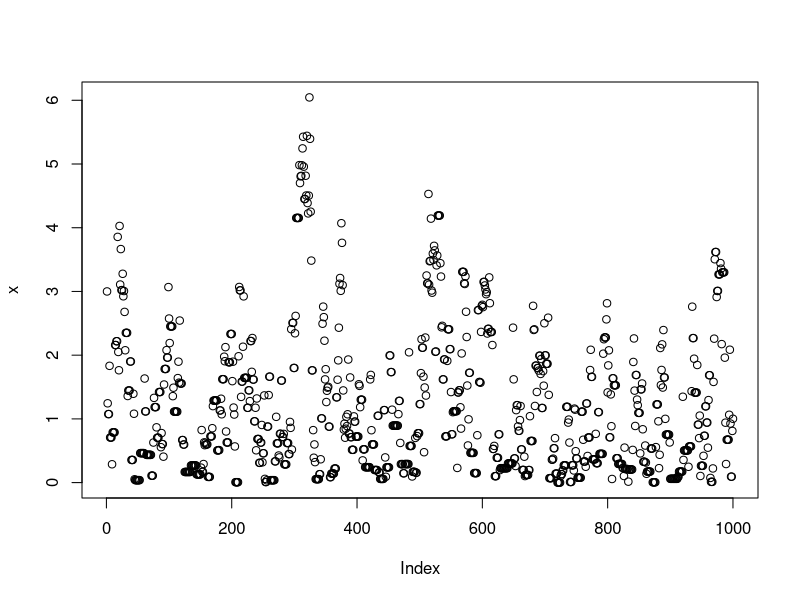
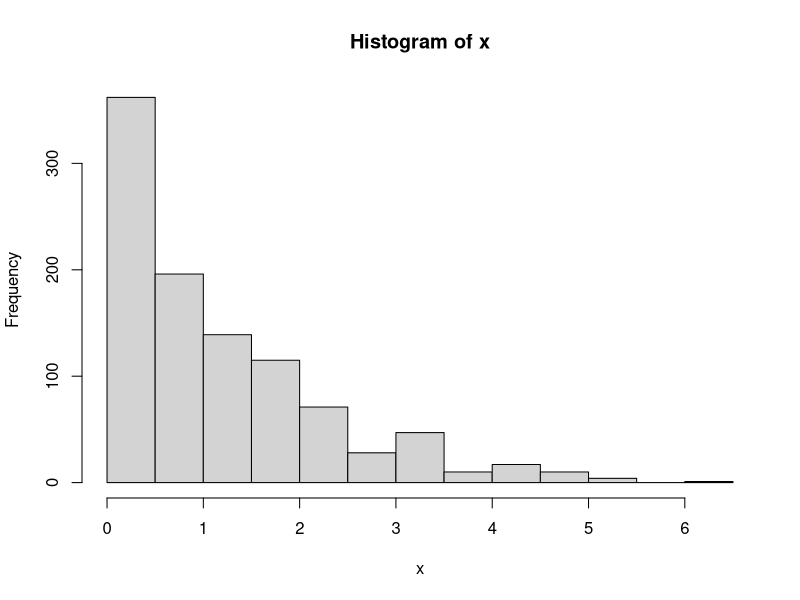
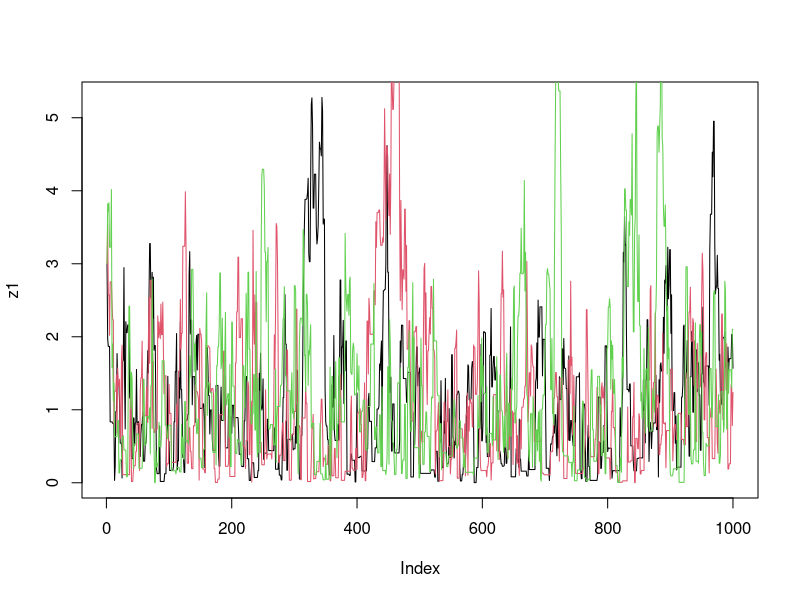
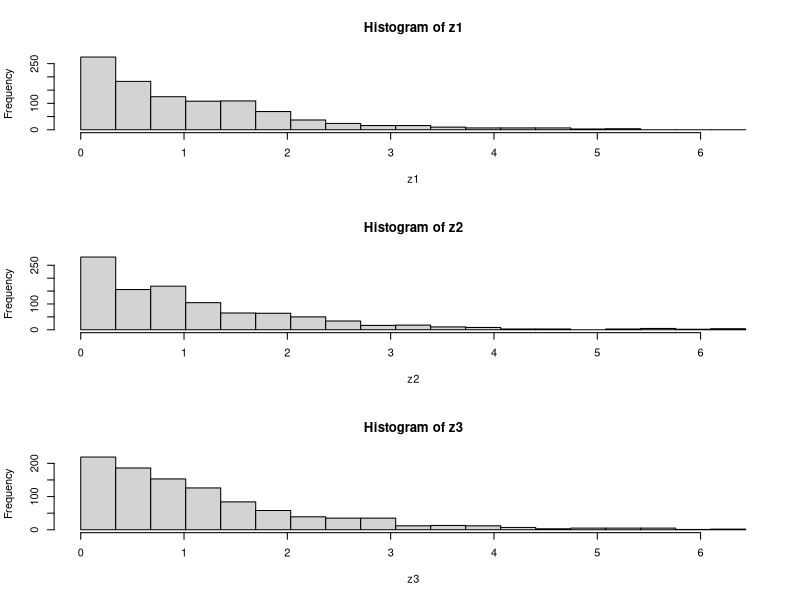
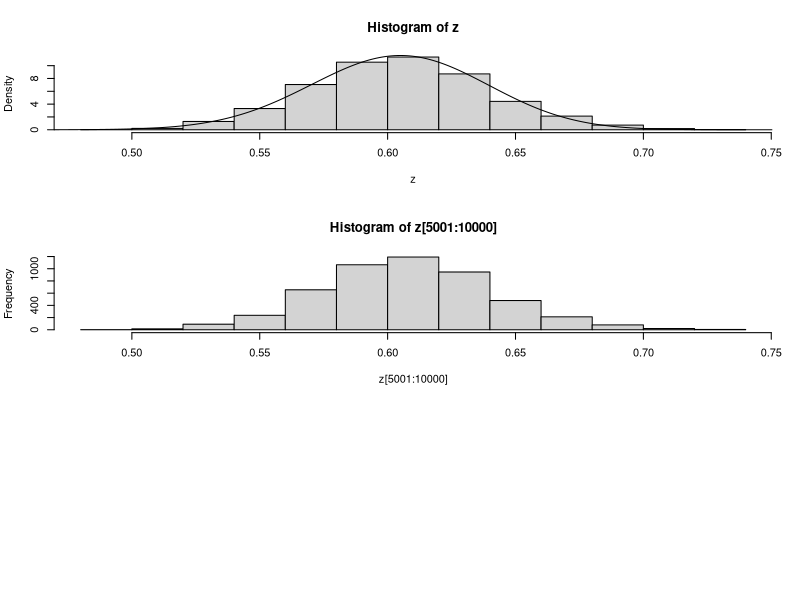

Reproduce these figures in R, in order.
## ---- chunk 1
target = function(x){
  if(x<0){
    return(0)}
  else {
    return( exp(-x))
  }
}
## ---- chunk 2
target(1)
target(-1)
## ---- chunk 3
x = rep(0,1000)
x[1] = 3     #this is just a starting value, which I've set arbitrarily to 3
for(i in 2:1000){
  currentx = x[i-1]
  proposedx = currentx + rnorm(1,mean=0,sd=1)
  A = target(proposedx)/target(currentx) 
  if(runif(1)<A){
    x[i] = proposedx       # accept move with probabily min(1,A)
  } else {
    x[i] = currentx        # otherwise "reject" move, and stay where we are
  }
}
## ---- chunk 4
plot(x) 
hist(x)
## ---- chunk 5
easyMCMC = function(niter, startval, proposalsd){
  x = rep(0,niter)
  x[1] = startval     
  for(i in 2:niter){
    currentx = x[i-1]
    proposedx = rnorm(1,mean=currentx,sd=proposalsd) 
    A = target(proposedx)/target(currentx)
    if(runif(1)<A){
      x[i] = proposedx       # accept move with probabily min(1,A)
    } else {
      x[i] = currentx        # otherwise "reject" move, and stay where we are
    }
  }
  return(x)
}
## ---- chunk 6
z1=easyMCMC(1000,3,1)
z2=easyMCMC(1000,3,1)
z3=easyMCMC(1000,3,1)

plot(z1,type="l")
lines(z2,col=2)
lines(z3,col=3)


par(mfcol=c(3,1)) #rather odd command tells R to put 3 graphs on a single page
maxz=max(c(z1,z2,z3))
hist(z1,breaks=seq(0,maxz,length=20))
hist(z2,breaks=seq(0,maxz,length=20))
hist(z3,breaks=seq(0,maxz,length=20))

## ---- chunk 7
target = function(x){
  
  return((x>0 & x <1) + (x>2 & x<3))
}
## ---- chunk 8
prior = function(p){
  if((p<0) || (p>1)){  # || here means "or"
    return(0)}
  else{
    return(1)}
}

likelihood = function(p, nAA, nAa, naa){
  return(p^(2*nAA) * (2*p*(1-p))^nAa * (1-p)^(2*naa))
}

psampler = function(nAA, nAa, naa, niter, pstartval, pproposalsd){
  p = rep(0,niter)
  p[1] = pstartval
  for(i in 2:niter){
    currentp = p[i-1]
    newp = currentp + rnorm(1,0,pproposalsd)
    A = prior(newp)*likelihood(newp,nAA,nAa,naa)/(prior(currentp) * likelihood(currentp,nAA,nAa,naa))
    if(runif(1)<A){
      p[i] = newp       # accept move with probabily min(1,A)
    } else {
      p[i] = currentp        # otherwise "reject" move, and stay where we are
    }
  }
  return(p)
}


## ---- chunk 9
z=psampler(50,21,29,10000,0.5,0.01)
## ---- chunk 10
x=seq(0,1,length=1000)
hist(z,prob=T)
lines(x,dbeta(x,122, 80))  # overlays beta density on histogram
## ---- chunk 11
hist(z[5001:10000])
